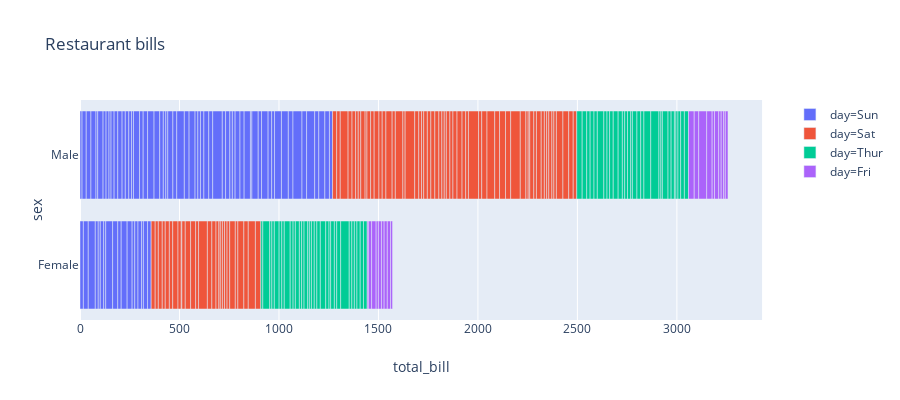

This figure's notebook cell:
### Markdown cell above
<h4 id="Configure-horizontal-bar-chart">Configure horizontal bar chart<a class="anchor-link" href="#Configure-horizontal-bar-chart">¶</a></h4><p>In this example a column is used to color the bars, and we add the information from other columns to the hover data.</p>

### Code cell
import plotly.express as px
tips = px.data.tips()
fig = px.bar(tips, x="total_bill", y="sex", color='day', orientation='h',
             hover_data=["tip", "size"],
             height=400,
             title='Restaurant bills')
fig.show()

### Figure 1 — Plotly figure (JSON) as saved in the notebook; plotly's stock layout.template omitted (floating-point values rounded to 4 significant figures; data arrays with more than 128 entries replaced by an {"elided": "..."} marker saying what was removed)
{"data": [{"alignmentgroup": "True", "customdata": {"elided": "76x2 float values"}, "hoverlabel": {"namelength": 0}, "hovertemplate": "day=Sun<br>total_bill=%{x}<br>sex=%{y}<br>tip=%{customdata[0]}<br>size=%{customdata[1]}", "legendgroup": "day=Sun", "marker": {"color": "#636efa"}, "name": "day=Sun", "offsetgroup": "day=Sun", "orientation": "h", "showlegend": true, "textposition": "auto", "type": "bar", "x": [16.99, 10.34, 21.01, 23.68, 24.59, 25.29, 8.77, 26.88, 15.04, 14.78, 10.27, 35.26, 15.42, 18.43, 14.83, 21.58, 10.33, 16.29, 16.97, 17.46, 13.94, 9.68, 30.4, 18.29, 22.23, 32.4, 28.55, 18.04, 12.54, 10.29, 34.81, 9.94, 25.56, 19.49, 38.07, 23.95, 25.71, 17.31, 29.93, 14.07, 13.13, 17.26, 24.55, 19.77, 29.85, 48.17, 25, 13.39, 16.49, 21.5, 12.66, 16.21, 13.81, 17.51, 24.52, 20.76, 31.71, 7.25, 31.85, 16.82, 32.9, 17.89, 14.48, 9.6, 34.63, 34.65, 23.33, 45.35, 23.17, 40.55, 20.69, 20.9, 30.46, 18.15, 23.1, 15.69], "xaxis": "x", "y": ["Female", "Male", "Male", "Male", "Female", "Male", "Male", "Male", "Male", "Male", "Male", "Female", "Male", "Male", "Female", "Male", "Female", "Male", "Female", "Male", "Male", "Male", "Male", "Male", "Male", "Male", "Male", "Male", "Male", "Female", "Female", "Male", "Male", "Male", "Male", "Male", "Female", "Female", "Male", "Male", "Male", "Male", "Male", "Male", "Female", "Male", "Female", "Female", "Male", "Male", "Male", "Female", "Male", "Female", "Male", "Male", "Male", "Male", "Male", "Male", "Male", "Male", "Male", "Female", "Male", "Male", "Male", "Male", "Male", "Male", "Male", "Female", "Male", "Female", "Male", "Male"], "yaxis": "y"}, {"alignmentgroup": "True", "customdata": {"elided": "87x2 float values"}, "hoverlabel": {"namelength": 0}, "hovertemplate": "day=Sat<br>total_bill=%{x}<br>sex=%{y}<br>tip=%{customdata[0]}<br>size=%{customdata[1]}", "legendgroup": "day=Sat", "marker": {"color": "#EF553B"}, "name": "day=Sat", "offsetgroup": "day=Sat", "orientation": "h", "showlegend": true, "textposition": "auto", "type": "bar", "x": [20.65, 17.92, 20.29, 15.77, 39.42, 19.82, 17.81, 13.37, 12.69, 21.7, 19.65, 9.55, 18.35, 15.06, 20.69, 17.78, 24.06, 16.31, 16.93, 18.69, 31.27, 16.04, 38.01, 26.41, 11.24, 48.27, 20.29, 13.81, 11.02, 18.29, 17.59, 20.08, 16.45, 3.07, 20.23, 15.01, 12.02, 17.07, 26.86, 25.28, 14.73, 10.51, 17.92, 44.3, 22.42, 20.92, 15.36, 20.49, 25.21, 18.24, 14.31, 14, 7.25, 10.59, 10.63, 50.81, 15.81, 26.59, 38.73, 24.27, 12.76, 30.06, 25.89, 48.33, 13.27, 28.17, 12.9, 28.15, 11.59, 7.74, 30.14, 20.45, 13.28, 22.12, 24.01, 15.69, 11.61, 10.77, 15.53, 10.07, 12.6, 32.83, 35.83, 29.03, 27.18, 22.67, 17.82], "xaxis": "x", "y": ["Male", "Male", "Female", "Female", "Male", "Male", "Male", "Male", "Male", "Male", "Female", "Male", "Male", "Female", "Female", "Male", "Male", "Male", "Female", "Male", "Male", "Male", "Male", "Female", "Male", "Male", "Male", "Male", "Male", "Male", "Male", "Male", "Female", "Female", "Male", "Male", "Male", "Female", "Female", "Female", "Female", "Male", "Male", "Female", "Female", "Female", "Male", "Male", "Male", "Male", "Female", "Male", "Female", "Female", "Female", "Male", "Male", "Male", "Male", "Male", "Female", "Male", "Male", "Male", "Female", "Female", "Female", "Male", "Male", "Male", "Female", "Male", "Male", "Female", "Male", "Male", "Male", "Male", "Male", "Male", "Male", "Male", "Female", "Male", "Female", "Male", "Male"], "yaxis": "y"}, {"alignmentgroup": "True", "customdata": [[4, 4], [3, 2], [2.71, 2], [3, 2], [3.4, 2], [1.83, 1], [5, 2], [2.03, 2], [5.17, 4], [2, 2], [4, 2], [5.85, 2], [3, 2], [1.5, 2], [1.8, 2], [2.92, 4], [2.31, 2], [1.68, 2], [2.5, 2], [2, 2], [2.52, 2], [4.2, 6], [1.48, 2], [2, 2], [2, 2], [2.18, 3], [1.5, 2], [2.83, 2], [1.5, 2], [2, 2], [3.25, 2], [1.25, 2], [2, 2], [2, 2], [2, 2], [2.75, 2], [3.5, 2], [6.7, 6], [5, 5], [5, 6], [2.3, 2], [1.5, 2], [1.36, 3], [1.63, 2], [1.73, 2], [2, 2], [4.19, 2], [2.56, 2], [2.02, 2], [4, 2], [1.44, 2], [2, 2], [5, 4], [2, 2], [2, 2], [4, 3], [2.01, 2], [2, 2], [2.5, 2], [4, 4], [3.23, 3], [3, 2]], "hoverlabel": {"namelength": 0}, "hovertemplate": "day=Thur<br>total_bill=%{x}<br>sex=%{y}<br>tip=%{customdata[0]}<br>size=%{customdata[1]}", "legendgroup": "day=Thur", "marker": {"color": "#00cc96"}, "name": "day=Thur", "offsetgroup": "day=Thur", "orientation": "h", "showlegend": true, "textposition": "auto", "type": "bar", "x": [27.2, 22.76, 17.29, 19.44, 16.66, 10.07, 32.68, 15.98, 34.83, 13.03, 18.28, 24.71, 21.16, 10.65, 12.43, 24.08, 11.69, 13.42, 14.26, 15.95, 12.48, 29.8, 8.52, 14.52, 11.38, 22.82, 19.08, 20.27, 11.17, 12.26, 18.26, 8.51, 10.33, 14.15, 16, 13.16, 17.47, 34.3, 41.19, 27.05, 16.43, 8.35, 18.64, 11.87, 9.78, 7.51, 19.81, 28.44, 15.48, 16.58, 7.56, 10.34, 43.11, 13, 13.51, 18.71, 12.74, 13, 16.4, 20.53, 16.47, 18.78], "xaxis": "x", "y": ["Male", "Male", "Male", "Male", "Male", "Female", "Male", "Male", "Female", "Male", "Male", "Male", "Male", "Female", "Female", "Female", "Male", "Female", "Male", "Male", "Female", "Female", "Male", "Female", "Female", "Male", "Male", "Female", "Female", "Female", "Female", "Female", "Female", "Female", "Male", "Female", "Female", "Male", "Male", "Female", "Female", "Female", "Female", "Female", "Male", "Male", "Female", "Male", "Male", "Male", "Male", "Male", "Female", "Female", "Male", "Male", "Female", "Female", "Female", "Male", "Female", "Female"], "yaxis": "y"}, {"alignmentgroup": "True", "customdata": [[3, 2], [3.5, 2], [1, 2], [4.3, 2], [3.25, 2], [4.73, 4], [4, 2], [1.5, 2], [3, 2], [1.5, 2], [2.5, 2], [3, 2], [2.2, 2], [3.48, 2], [1.92, 1], [3, 3], [1.58, 2], [2.5, 2], [2, 2]], "hoverlabel": {"namelength": 0}, "hovertemplate": "day=Fri<br>total_bill=%{x}<br>sex=%{y}<br>tip=%{customdata[0]}<br>size=%{customdata[1]}", "legendgroup": "day=Fri", "marker": {"color": "#ab63fa"}, "name": "day=Fri", "offsetgroup": "day=Fri", "orientation": "h", "showlegend": true, "textposition": "auto", "type": "bar", "x": [28.97, 22.49, 5.75, 16.32, 22.75, 40.17, 27.28, 12.03, 21.01, 12.46, 11.35, 15.38, 12.16, 13.42, 8.58, 15.98, 13.42, 16.27, 10.09], "xaxis": "x", "y": ["Male", "Male", "Female", "Female", "Female", "Male", "Male", "Male", "Male", "Male", "Female", "Female", "Male", "Female", "Male", "Female", "Male", "Female", "Female"], "yaxis": "y"}], "layout": {"barmode": "relative", "height": 400, "legend": {"tracegroupgap": 0}, "title": {"text": "Restaurant bills"}, "xaxis": {"anchor": "y", "domain": [0, 0.98], "title": {"text": "total_bill"}}, "yaxis": {"anchor": "x", "domain": [0, 1], "title": {"text": "sex"}}}}
